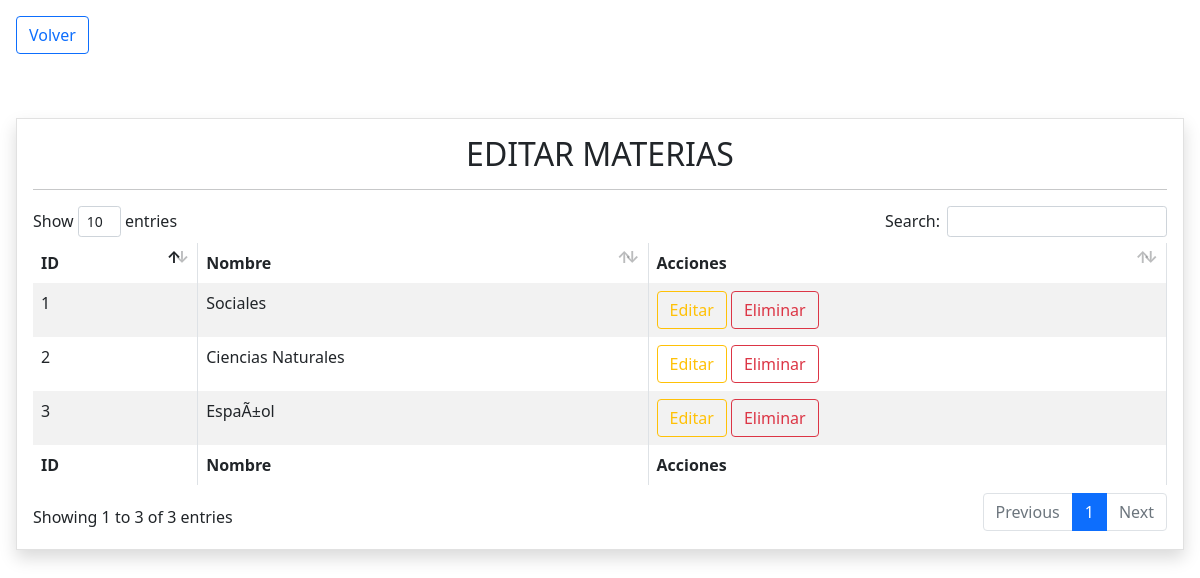
Screenshot of /edicion.php?k=materia with the database file from the repository.
### tables this page shows
CREATE TABLE `materias` (
  `ID` int(5) NOT NULL,
  `NombreMateria` varchar(20) NOT NULL
);

### edicion.php (the view, shortened to what this page needs)
<!DOCTYPE html>
<html lang="en">
<head>
    <?php
        include("templates/head.php");
        $tipo = $_GET['k'];
    ?>
</head>
<body>
    <a href="index.php" class="btn btn-outline-primary text-decoration-none m-3">Volver</a>
   <div class="contenedor_tablas p-3">
        <?php
            if($tipo == "estudiante"){
        ?>
        <div class="tabla shadow p-3 rounded">
            <h2 class="text-center">EDITAR ESTUDIANTES</h2>
            <hr>
            <table id="tablausers" class="table table-striped table-bordered" style="width:100%">
                <thead>
                    <tr>
                        <th>ID</th>
                        <th>Nombre</th>
                        <th>Edad</th>
                        <th>Curso</th>
                        <th>Acciones</th>
                    </tr>
                </thead>
                <tbody>
                    <?php
                        include('php/conexion.php');
                        $query = "SELECT * FROM estudiantes";
                        $result = mysqli_query($conexiondb, $query);
                        while ($row = mysqli_fetch_array($result)) {
                    ?>
                    <tr>
                        <td><?php echo $row['ID'] ?></td>
                        <td><?php echo $row['NombreEst'] ?></td>
                        <td><?php echo $row['EdadEst'] ?></td>
                        <?php
                            $cursoEst = $row['CursoEst'];
                            $query2 = "SELECT * FROM cursos WHERE ID = '$cursoEst'";
                            $result2 = mysqli_query($conexiondb, $query2);
                            while ($row2 = mysqli_fetch_array($result2)) {
                        ?>
                        <td><?php echo $row2['NombreCurso'] ?></td>
                        <?php } ?>
                        <td>
                            <a href="editar.php?id=<?php echo $row['ID']?>&tipo=estudiante" class="btn btn-outline-warning">Editar</a>
                            <a href="" class="btn btn-outline-danger borrar_registro" data-id="<?php echo $row['ID'] ?>" data-tipo="estudiantes">Eliminar</a>
                        </td>
                    </tr>
                    <?php } ?>
                </tbody>
                <tfoot>
                    <tr>
                        <th>ID</th>
                        <th>Nombre</th>
                        <th>Edad</th>
                        <th>Curso</th>
                        <th>Acciones</th>
                    </tr>
                </tfoot>
            </table>
        </div>
        <?php
            }elseif($tipo == "materia"){
        ?>
        <div class="tabla shadow p-3">
            <h2 class="text-center">EDITAR MATERIAS</h2>
            <hr>
            <table id="tablamaterias" class="table table-striped table-bordered" style="width:100%">
                <thead>
                    <tr>
                        <th>ID</th>
                        <th>Nombre</th>
                        <th>Acciones</th>
                    </tr>
                </thead>
                <tbody>
                    <?php
                        include('php/conexion.php');
                        $query = "SELECT * FROM materias";
                        $result = mysqli_query($conexiondb, $query);
                        while ($row = mysqli_fetch_array($result)) {
                    ?>
                    <tr>
                        <td><?php echo $row['ID'] ?></td>
                        <td><?php echo $row['NombreMateria'] ?></td>
                        <td>
                            <a href="editar.php?id=<?php echo $row['ID']?>&tipo=materia" class="btn btn-outline-warning">Editar</a>
                            <a href="" class="btn btn-outline-danger borrar_registro" data-id="<?php echo $row['ID'] ?>" data-tipo="materias">Eliminar</a>
                        </td>
                    </tr>
                    <?php } ?>
                </tbody>
                <tfoot>
                    <tr>
                        <th>ID</th>
                        <th>Nombre</th>
                        <th>Acciones</th>
                    </tr>
                </tfoot>
            </table>
        </div>
        <?php
            }
        ?>
   </div>
</body>
</html>

### css/main.css (style rules this page uses)
.tabla { margin-top: 2rem; border: 1px solid #e1e1e1; }

### rows the page displays
materias: ID "1", NombreMateria "Sociales"
materias: ID "2", NombreMateria "Ciencias Naturales"
materias: ID "3", NombreMateria "EspaÃ±ol"
